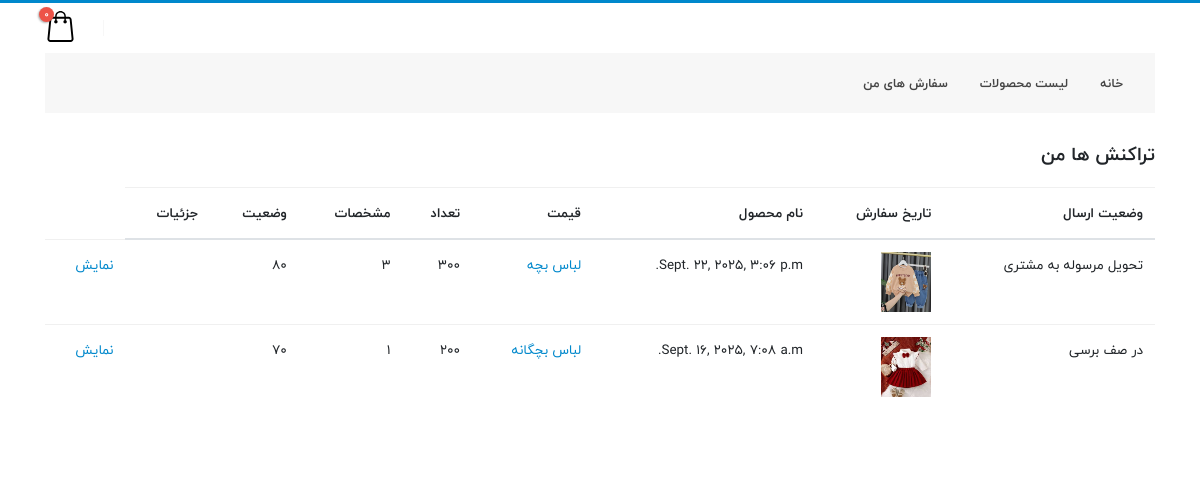
The page /orders/orders-list/ (signed in) on the database its author committed.
### orders/models.py (models this page shows, shortened)
class Orders(models.Model):
    class Status(models.TextChoices):
        review = 'در صف برسی', 'در صف برسی'
        confirmation = 'تایید سفارش', 'تایید سفارش'
        received = 'دریافت از فروشنده', 'دریافت از فروشنده'
        preparation = 'اماده سازی سفارش' , 'اماده سازی سفارش'
        delivery_to_the_post = 'تحویل به پست' , 'تحویل به پست'
        delivery_of_the_customer = 'تحویل مرسوله به مشتری' , 'تحویل مرسوله به مشتری'
        refund = 'عودت هزینه به علت عدم موجودی', 'عودت هزینه به علت عدم موجودی'
    buyer = models.ForeignKey(ShopUser, on_delete=models.SET_NULL, related_name='orders', null=True)
    first_name = models.CharField(max_length=50)
    last_name = models.CharField(max_length=50)
    address = models.CharField(max_length=250)
    city = models.CharField(max_length=100)
    postal_code = models.CharField(max_length=10)
    phone = models.CharField(max_length=11)
    province = models.CharField(max_length=100)
    created = models.DateTimeField(auto_now_add=True)
    updated = models.DateTimeField(auto_now=True)
    paid = models.BooleanField(default=False)
    status = models.CharField(max_length=200, choices=Status.choices, default=Status.review)
    class Meta:
        ordering = ['-created']
        indexes = [
            models.Index(fields=['-created']),
        ]

class OrderItem(models.Model):
    order = models.ForeignKey(Orders, on_delete=models.CASCADE, related_name='items')
    product = models.ForeignKey(Product, on_delete=models.CASCADE, related_name='order_items')
    price = models.PositiveIntegerField(default=0)
    quantity = models.PositiveIntegerField(default=1)
    weight = models.PositiveIntegerField(default=0)

### shop/models.py (models this page shows, shortened)
class Product(models.Model):
    name = models.CharField(max_length=200)
    slug = models.SlugField(max_length=200, unique=True)
    category = models.ForeignKey(Category, on_delete=models.CASCADE, related_name='products')
    description = models.TextField(max_length=500)
    inventory = models.PositiveIntegerField(default=0)
    price = models.PositiveIntegerField(default=0)
    weight = models.PositiveIntegerField(default=0)
    off = models.PositiveIntegerField(default=0)
    new_price = models.PositiveIntegerField(default=0)
    created = models.DateTimeField(auto_now_add=True)
    updated = models.DateTimeField(auto_now=True)
    class Meta:
        ordering = ['-created']
        indexes = [
            models.Index(fields=['id', 'slug']),
            models.Index(fields=['name']),
            models.Index(fields=['-created'])
        ]
    def get_absolute_url(self):
        return reverse('shop:product_detail' ,args=[self.id, self.slug])
    def __str__(self):
        return self.name

class Imag(models.Model):
    product = models.ForeignKey(Product, on_delete=models.CASCADE, related_name='images')
    file = models.ImageField(upload_to='post_images/%Y/%m/%d/', blank=True, null=True)
    title = models.CharField(max_length=200, blank=True, null=True)
    description = models.TextField(blank=True, null=True)
    created = models.DateTimeField(auto_now_add=True)
    class Meta:
        ordering = ['-created']
        indexes = [
            models.Index(fields=['-created'])
        ]

### orders/views.py (the view)
# urls.py: path('orders-list/', views.orders_list, name='orders-list'),
@login_required
def orders_list(request):
    try:
        user = request.user
        orders = Orders.objects.filter(buyer=user)
        return render(request, 'orders-list.html', {'orders': orders})
    except:
        return render(request, 'orders-list.html', )

### cart/cart.py (called while the page is built)
    def get_total_price(self):
        product_ids = self.cart.keys()
        products = Product.objects.filter(id__in=product_ids)
        cart_dict = self.cart.copy()
        for product in products:
            cart_dict[str(product.id)]['product'] = product
        price = sum(item['product'].new_price * item['quantity'] for item in cart_dict.values())
        return price

    def __len__(self):
        return sum(item['quantity'] for item in self.cart.values())

### cart/context_processors.py (called while the page is built)
def cart(request):
    return {'cart': Cart(request)}

### orders/templates/orders-list.html (shortened to what this page needs)
<!DOCTYPE html>
<html dir="rtl" lang="fa">
{% extends 'parent/base.html' %}
{% load static %}
{% block content %}
		<div class="body">
			<div role="main" class="main">
				<div class="container py-2">
					<div class="row">
						<div class="col">
							<div class="row">
								<div class="col pb-3">
									<h4>تراکنش ها من</h4>
									<table class="table">
										<thead>
											<tr>
                                                <th>
                                                    وضعیت ارسال
                                                </th>
												<th>
                                                    تاریخ سفارش
												</th>
												<th>
                                                    نام محصول
												</th>
												<th>
                                                    قیمت
                                                </th>
                                                <th>
                                                    تعداد
                                                </th>
                                                <th>
                                                    مشخصات
                                                </th>
                                                <th>
                                                    وضعیت
                                                </th>
                                                <th>
                                                    جزئیات
                                                </th>
											</tr>
										</thead>
										<tbody>
                                        {% for order in orders %}
											<tr>
                                                <td>{{ order.status }}</td>
												<td><a href="{{ order.items.first.product.get_absolute_url }}"><img src="{{ order.items.first.product.images.first.file.url }}" width="50" height="60" alt="product picture"></a></td>
												<td>
													{{ order.created }}
												</td>
                                                <td><a href="{% url 'orders:order-detail' order.id %}">{{ order.items.first.product }}</a></td>
												<td>{{ order.items.first.price }}</td>
                                                <td>{{ order.items.first.quantity }}</td>
                                                <td>{{ order.items.first.weight }}</td>
                                                {% if order.paid %}
                                                <td><i class="fa fa-check text-success"></i></td>
                                                {% else %}
                                                <td><i class="fa fa-stop-circle text-danger"></i></td>
                                                {% endif %}
                                                <td><a href="{% url 'orders:order-detail' order.id %}" class="check-btn sqr-btn ">نمایش</a></td>
											</tr>
                                        {% endfor %}
										</tbody>
									</table>
								</div>
							</div>
						</div>
					</div>
				</div>
			</div>
		</div>
{% endblock %}

### rows shown on the page
Orders: status "تحویل مرسوله به مشتری", items.first.product.images.first.file (picture), created "Sept. 22, 2025, 3:06 p.m.", items.first.product "لباس بچه", items.first.price "300", items.first.quantity "3", items.first.weight "80", paid True (drawn)
Orders: status "در صف برسی", items.first.product.images.first.file (picture), created "Sept. 16, 2025, 7:08 a.m.", items.first.product "لباس بچگانه", items.first.price "200", items.first.quantity "1", items.first.weight "70", paid False (drawn)

### other values the page prints
{{ item_count }} "0"
